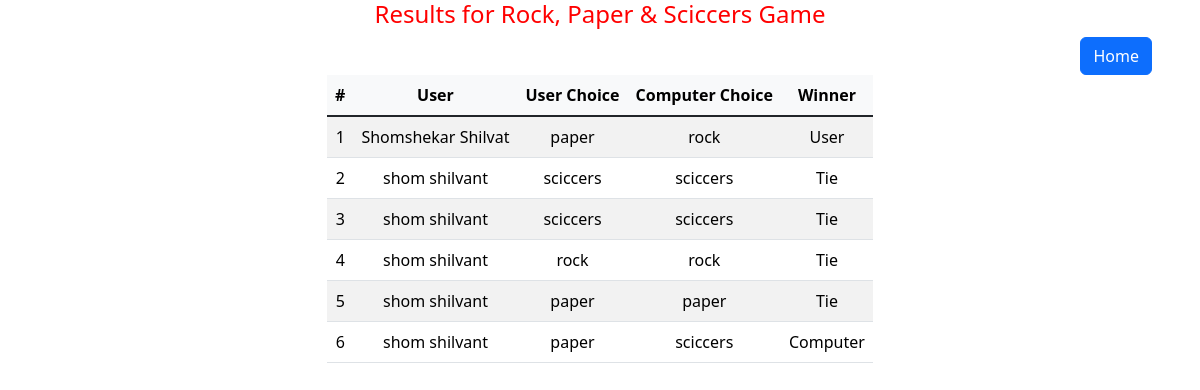
/result-page/, run on an earlier commit of the app's database.
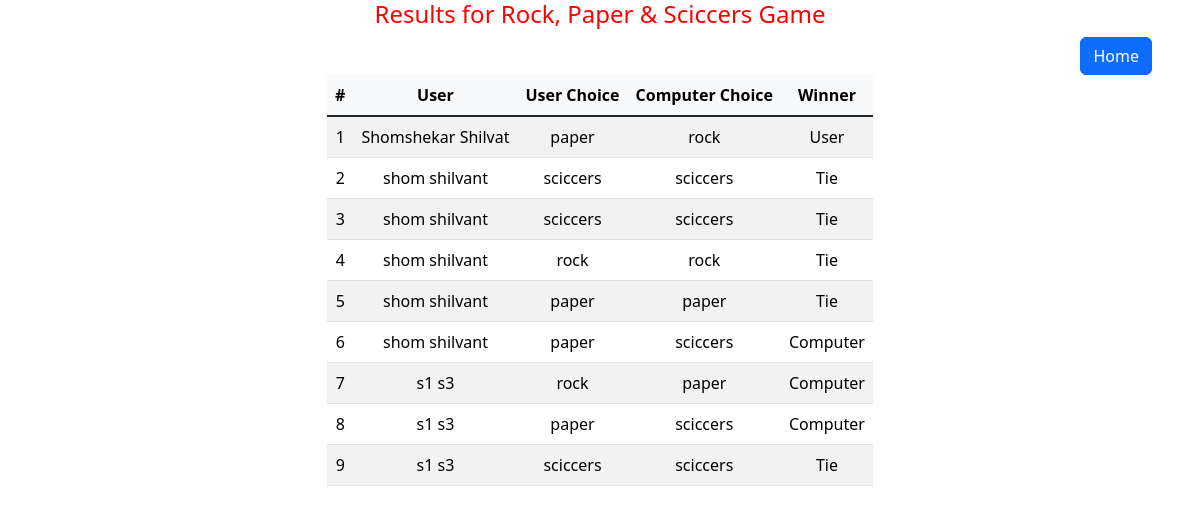
And on a later commit of the database.
### members/models.py (models this page shows)
class GameResult(models.Model):
    member_id = models.ForeignKey(Members, on_delete=models.CASCADE)
    member_selection = models.CharField(max_length=255)
    computer_selection = models.CharField(max_length=255)
    result = models.TextField()
    created_datetime = models.DateTimeField(auto_now=True)

class Members(models.Model):
    firstname = models.CharField(max_length=255)
    lastname = models.CharField(max_length=255)
    slug = models.CharField(max_length=255, unique=True, blank=True)

### members/views.py (the view)
# urls.py: path('result-page/', views.all_result, name='all-result'),
def all_result(request):
    all_result = GameResult.objects.all()
    template = loader.get_template('all_result.html')
    context = {
        'all_result' : all_result
    }
    return HttpResponse(template.render(context, request))

### members/templates/all_result.html (shortened to what this page needs)
{% load static %}
<!DOCTYPE html>
<html>
    <head>
        <link rel="stylesheet" href="{% static 'css/bootstrap.min.css' %}">
    </head>
    <body>
        <h4 style="text-align:center; color:red;" >Results for Rock, Paper & Sciccers Game </h4>
        <div style="text-align: center;">
            <div class="d-grid gap-2 d-md-flex justify-content-md-end">
                <a href="/" class="btn btn-primary me-md-5">Home</a>
            </div>
            {% if all_result %}
            <table class="table table-striped w-auto center">
                <thead class="table-light">
                <tr>
                  <th scope="col">#</th>
                  <th scope="col">User</th>
                  <th scope="col">User Choice</th>
                  <th scope="col">Computer Choice</th>
                  <th scope="col">Winner</th>
                </tr>
                </thead>
                <tbody class="table-group-divider">
                {% for result in all_result %}
                <tr>
                    <td>{{ result.id }}</td>
                    <td scope="row">{{ result.member_id.firstname }} {{ result.member_id.lastname }}</td>
                    <td>{{ result.member_selection }}</td>
                    <td>{{ result.computer_selection }}</td>
                    <td>{{ result.result }}</td>
                </tr>
                {% endfor %}
                </tbody>
              </table>
              {% else %}
                <p> No one has payed yet. Be First to <a href="/">Play Game</a></p>
              {% endif %}
        </div>
    </body>
</html>

What changed in the data, as far as the page shows it:
added GameResult: id "7", member_id.firstname "s1", member_id.lastname "s3", member_selection "rock", computer_selection "paper", result "Computer"
added GameResult: id "8", member_id.firstname "s1", member_id.lastname "s3", member_selection "paper", computer_selection "sciccers", result "Computer"
added GameResult: id "9", member_id.firstname "s1", member_id.lastname "s3", member_selection "sciccers", computer_selection "sciccers", result "Tie"
